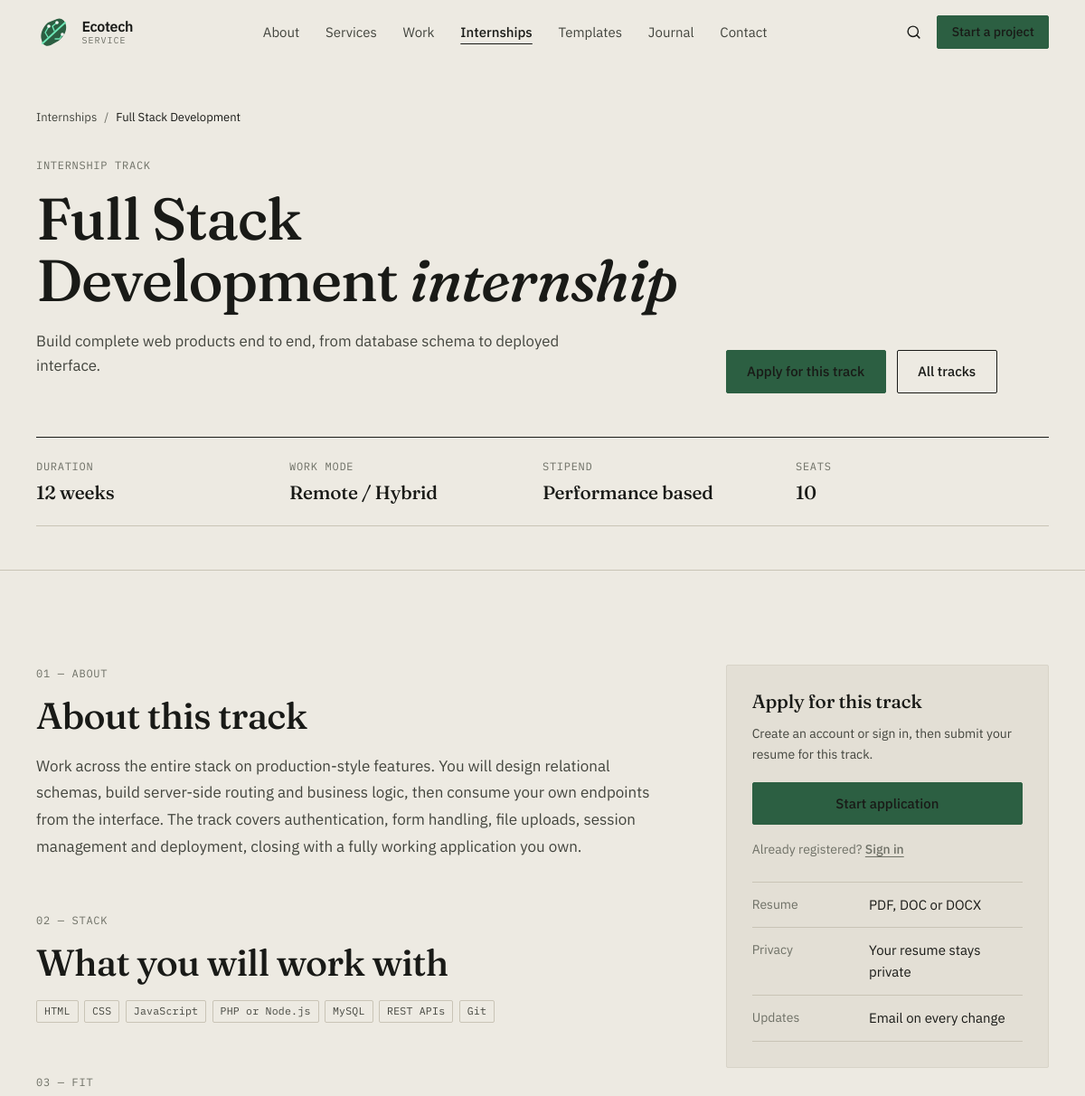
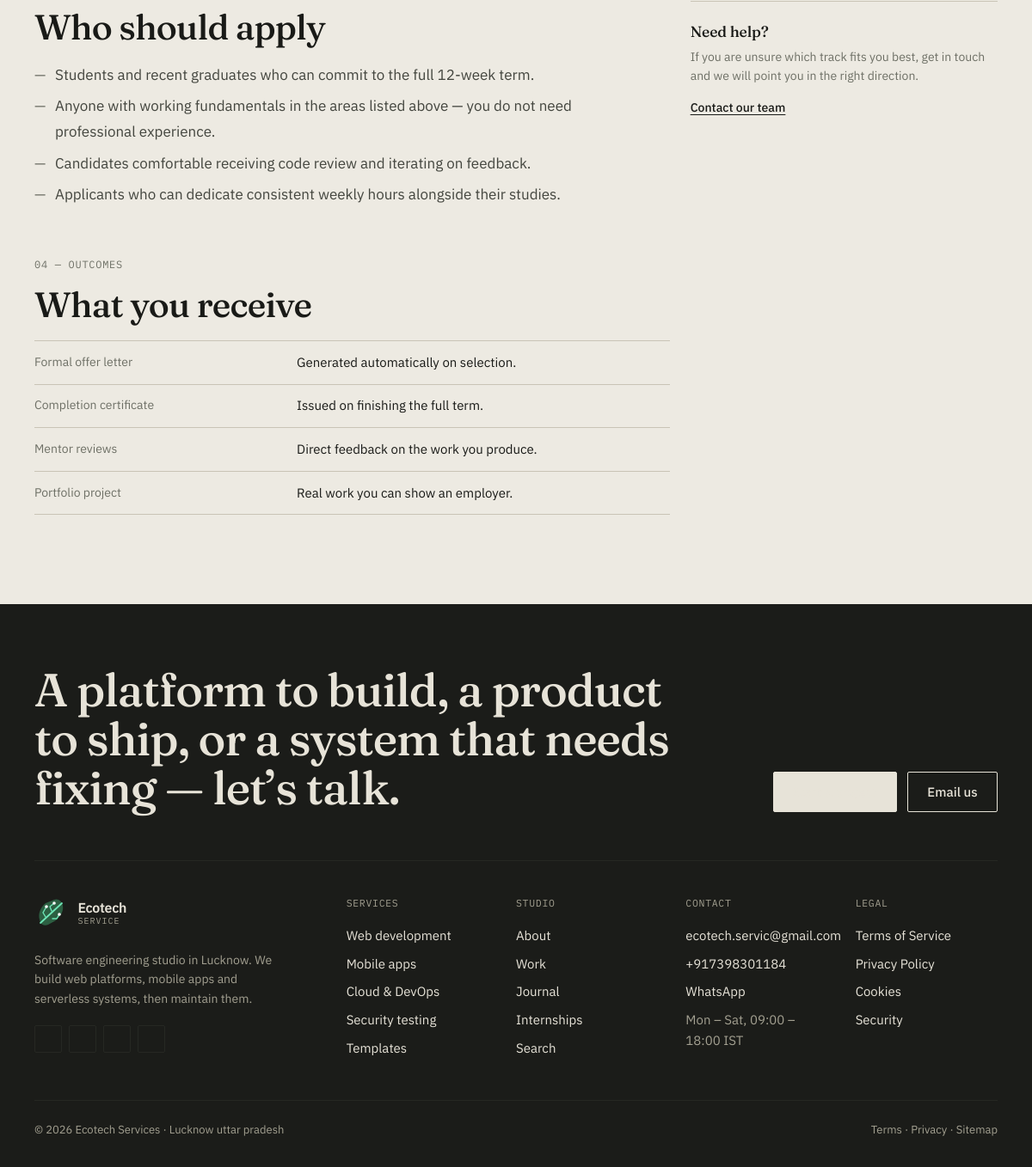
Screenshot of /public/internships/track?slug=full-stack-development with the database file from the repository (2 pictures, top to bottom).
### tables this page shows
CREATE TABLE IF NOT EXISTS `internship_tracks` (
    `id`             INT UNSIGNED NOT NULL AUTO_INCREMENT,
    `title`          VARCHAR(150) NOT NULL,
    `slug`           VARCHAR(160) NOT NULL,
    `short_desc`     VARCHAR(255) NOT NULL,
    `description`    TEXT         NOT NULL,
    `skills`         VARCHAR(500) NOT NULL DEFAULT '',
    `icon`           VARCHAR(60)  NOT NULL DEFAULT 'fa-code',
    `duration_weeks` SMALLINT UNSIGNED NOT NULL DEFAULT 8,
    `stipend_text`   VARCHAR(120) NOT NULL DEFAULT 'Performance based',
    `seats`          SMALLINT UNSIGNED NOT NULL DEFAULT 10,
    `mode`           VARCHAR(40)  NOT NULL DEFAULT 'Remote / Hybrid',
    `is_active`      TINYINT(1)   NOT NULL DEFAULT 1,
    `sort_order`     SMALLINT     NOT NULL DEFAULT 0,
    `created_at`     TIMESTAMP    NOT NULL DEFAULT CURRENT_TIMESTAMP,
    `updated_at`     TIMESTAMP    NOT NULL DEFAULT CURRENT_TIMESTAMP ON UPDATE CURRENT_TIMESTAMP,
    PRIMARY KEY (`id`),
    UNIQUE KEY `uq_tracks_slug` (`slug`),
    KEY `idx_tracks_active_sort` (`is_active`, `sort_order`)
);

### app/controllers/InternshipsController.php (called while the page is built, shortened)
<?php
require_once ROOT_PATH . '/app/controllers/BaseController.php';
class InternshipsController extends BaseController {
    public function show(): void {
        $slug  = Security::sanitize($_GET['slug'] ?? '');
        $track = $this->findTrackBySlug($slug);
        $applied = $this->appliedTrackIds();
        $this->view('internships.show', [
            'pageTitle'       => $track['title'] . ' Internship — Apply Now | ' . APP_NAME,
            'metaDescription' => truncate($track['short_desc'], 155, ''),
            'canonicalPath'   => 'internships/track?slug=' . $track['slug'],
            'track'           => $track,
            'alreadyApplied'  => in_array((int) $track['id'], $applied, true),
        ]);
    }
    private function findTrackBySlug(string $slug): array|false {
        try {
            $stmt = $this->db->prepare(
                "SELECT * FROM internship_tracks WHERE slug = ? AND is_active = 1 LIMIT 1"
            );
            $stmt->execute([$slug]);
            return $stmt->fetch();
        } catch (Throwable $e) {
            $this->logDbFailure('findTrackBySlug', $e);
            return false;
        }
    }
    private function appliedTrackIds(): array {
        if (!isIntern()) {
            return [];
        }
        $stmt = $this->db->prepare("SELECT track_id FROM applications WHERE intern_id = ?");
        $stmt->execute([internId()]);
        return array_map('intval', $stmt->fetchAll(PDO::FETCH_COLUMN));
    }
}

### app/helpers/Helpers.php (called while the page is built, shortened)
<?php
function url(string $path = ''): string {
    return rtrim(APP_URL, '/') . ($path ? '/' . ltrim($path, '/') : '');
}
function isIntern(): bool {
    return !empty($_SESSION['intern_id']);
}

### app/helpers/Security.php (called while the page is built, shortened)
<?php
class Security {
    public static function e(mixed $value): string {
        return htmlspecialchars((string)$value, ENT_QUOTES | ENT_HTML5, 'UTF-8');
    }
    public static function sanitize(string $input): string {
        return trim(strip_tags($input));
    }
}

### config/database.php (called while the page is built)
<?php
final class Database
{
    private static ?PDO $instance = null;
    public static function getInstance(): PDO
    {
        if (self::$instance === null) {
            $dsn = sprintf(
                'mysql:host=%s;dbname=%s;charset=%s',
                DB_HOST,
                DB_NAME,
                DB_CHARSET
            );
            self::$instance = new PDO($dsn, DB_USER, DB_PASS, [
                PDO::ATTR_ERRMODE            => PDO::ERRMODE_EXCEPTION,
                PDO::ATTR_DEFAULT_FETCH_MODE => PDO::FETCH_ASSOC,
                PDO::ATTR_EMULATE_PREPARES   => false,
            ]);
        }
        return self::$instance;
    }
}

### app/views/internships/show.php (the view)
<?php
$skills = array_filter(array_map('trim', explode(',', (string) $track['skills'])));
$applyUrl = url('internships/apply?slug=' . urlencode((string) $track['slug']));
?>
<section class="s-sec s-sec--tight">
  <div class="s-shell">
    <nav class="s-crumbs" aria-label="Breadcrumb" style="margin-bottom:2rem">
      <a href="<?= url('internships') ?>">Internships</a>
      <span>/</span>
      <span aria-current="page"><?= Security::e($track['title']) ?></span>
    </nav>
    <div class="s-grid">
      <div style="grid-column:span 8">
        <span class="s-eyebrow">Internship track</span>
        <h1 class="s-h1"><?= Security::e($track['title']) ?> <span class="s-it">internship</span></h1>
        <p class="s-lede" style="margin-top:1.25rem"><?= Security::e($track['short_desc']) ?></p>
      </div>
      <div style="grid-column:span 4;align-self:end">
        <div class="s-actions">
          <?php if ($alreadyApplied): ?>
            <span class="s-tag s-tag--signal">You have applied for this track</span>
            <a href="<?= url('internships/dashboard') ?>" class="s-btn--line">View status</a>
          <?php else: ?>
            <a href="<?= Security::e($applyUrl) ?>" class="s-btn">Apply for this track</a>
            <a href="<?= url('internships') ?>" class="s-btn--line">All tracks</a>
          <?php endif; ?>
        </div>
      </div>
    </div>
    <dl class="s-figs" style="margin:3rem 0 0">
      <?php foreach ([
        ['label' => 'Duration',  'value' => ((int) $track['duration_weeks']) . ' weeks'],
        ['label' => 'Work mode', 'value' => (string) $track['mode']],
        ['label' => 'Stipend',   'value' => (string) $track['stipend_text']],
        ['label' => 'Seats',     'value' => (string) ((int) $track['seats'])],
      ] as $fact): ?>
        <div class="s-fig">
          <dt class="s-eyebrow" style="margin-bottom:.5rem"><?= Security::e($fact['label']) ?></dt>
          <dd class="s-h3" style="margin:0"><?= Security::e($fact['value']) ?></dd>
        </div>
      <?php endforeach; ?>
    </dl>
  </div>
</section>
<section class="s-sec">
  <div class="s-shell">
    <div class="s-grid" style="gap:3rem 1.5rem">
      <div style="grid-column:span 8">
        <div style="margin-bottom:3.5rem">
          <span class="s-eyebrow">01 &mdash; About</span>
          <h2 class="s-h2" style="margin-bottom:1.25rem">About this track</h2>
          <div class="s-prose"><p><?= Security::e($track['description']) ?></p></div>
        </div>
        <div style="margin-bottom:3.5rem">
          <span class="s-eyebrow">02 &mdash; Stack</span>
          <h2 class="s-h2" style="margin-bottom:1.25rem">What you will work with</h2>
          <?php if ($skills): ?>
            <div class="s-tags">
              <?php foreach ($skills as $skill): ?>
                <span class="s-tag"><?= Security::e($skill) ?></span>
              <?php endforeach; ?>
            </div>
          <?php else: ?>
            <p class="s-mute">Details will be shared during onboarding.</p>
          <?php endif; ?>
        </div>
        <div style="margin-bottom:3.5rem">
          <span class="s-eyebrow">03 &mdash; Fit</span>
          <h2 class="s-h2" style="margin-bottom:1.25rem">Who should apply</h2>
          <div class="s-prose">
            <ul>
              <?php foreach ([
                'Students and recent graduates who can commit to the full ' . ((int) $track['duration_weeks']) . '-week term.',
                'Anyone with working fundamentals in the areas listed above — you do not need professional experience.',
                'Candidates comfortable receiving code review and iterating on feedback.',
                'Applicants who can dedicate consistent weekly hours alongside their studies.',
              ] as $who): ?>
                <li><?= Security::e($who) ?></li>
              <?php endforeach; ?>
            </ul>
          </div>
        </div>
        <div>
          <span class="s-eyebrow">04 &mdash; Outcomes</span>
          <h2 class="s-h2" style="margin-bottom:1.25rem">What you receive</h2>
          <dl class="s-kv">
            <?php foreach ([
              ['title' => 'Formal offer letter',    'desc' => 'Generated automatically on selection.'],
              ['title' => 'Completion certificate', 'desc' => 'Issued on finishing the full term.'],
              ['title' => 'Mentor reviews',         'desc' => 'Direct feedback on the work you produce.'],
              ['title' => 'Portfolio project',      'desc' => 'Real work you can show an employer.'],
            ] as $perk): ?>
              <div>
                <dt><?= Security::e($perk['title']) ?></dt>
                <dd><?= Security::e($perk['desc']) ?></dd>
              </div>
            <?php endforeach; ?>
          </dl>
        </div>
      </div>
      <aside style="grid-column:span 4">
        <div class="s-panel s-panel--deep lg:sticky" style="top:calc(var(--nav-h) + 1.5rem)">
          <h3 class="s-h3" style="margin-bottom:.75rem">
            <?= $alreadyApplied ? 'Application submitted' : 'Apply for this track' ?>
          </h3>
          <?php if ($alreadyApplied): ?>
            <p class="s-small" style="color:var(--ink-2);margin:0 0 1.25rem">
              Your application is on file. You can follow its progress from your dashboard.
            </p>
            <a href="<?= url('internships/dashboard') ?>" class="s-btn s-btn--block">Go to dashboard</a>
          <?php else: ?>
            <p class="s-small" style="color:var(--ink-2);margin:0 0 1.25rem">
              <?php if (isIntern()): ?>
                You are signed in. Attach your resume and tell us why this track suits you.
              <?php else: ?>
                Create an account or sign in, then submit your resume for this track.
              <?php endif; ?>
            </p>
            <a href="<?= Security::e($applyUrl) ?>" class="s-btn s-btn--block">Start application</a>
            <?php if (!isIntern()): ?>
              <p class="s-small s-mute" style="margin:1rem 0 0">
                Already registered?
                <a href="<?= url('internships/login') ?>" class="s-link">Sign in</a>
              </p>
            <?php endif; ?>
          <?php endif; ?>
          <dl class="s-kv" style="margin-top:1.5rem">
            <div><dt>Resume</dt><dd>PDF, DOC or DOCX</dd></div>
            <div><dt>Privacy</dt><dd>Your resume stays private</dd></div>
            <div><dt>Updates</dt><dd>Email on every change</dd></div>
          </dl>
        </div>
        <div style="margin-top:2rem;padding-top:1.5rem;border-top:1px solid var(--rule)">
          <h3 class="s-h3" style="font-size:1.1rem;margin-bottom:.5rem">Need help?</h3>
          <p class="s-small s-mute" style="margin:0 0 .75rem">
            If you are unsure which track fits you best, get in touch and we will point you in the right direction.
          </p>
          <a href="<?= url('contact') ?>" class="s-link s-small">Contact our team</a>
        </div>
      </aside>
    </div>
  </div>
</section>

### public/assets/css/site.css (style rules this page uses)
:root { --paper: #EDEAE2; --paper-deep: #E3DFD5; --paper-edge: #D8D4C8; --ink: #191A17; --ink-2: #43453E; --ink-3: #6E7066; --rule: #C9C4B6; --signal: #2C5F42; --signal-2: #234C35; --band: #1B1C19; --band-2: #262823; --band-fg: #E7E3D8; --band-mute: #A3A091; --danger: #8A2D1F; --f-display: 'Fraunces', Georgia, 'Times New Roman', serif; --f-body: 'IBM Plex Sans', system-ui, -apple-system, 'Segoe UI', sans-serif; --f-mono: 'IBM Plex Mono', ui-monospace, Menlo, monospace; --r: 2px; --shell: 1280px; --nav-h: 72px; }
html { -webkit-text-size-adjust: 100%; }
body.s-body { margin: 0; background: var(--paper); color: var(--ink); font-family: var(--f-body); font-size: 16px; line-height: 1.6; -webkit-font-smoothing: antialiased; text-rendering: optimizeLegibility; }
.s-body a { color: inherit; }
.s-shell { max-width: var(--shell); margin: 0 auto; padding: 0 1.25rem; }
@media (min-width: 1024px) { .s-shell { padding: 0 2.5rem; } }
.s-sec { padding: 4.5rem 0; }
@media (min-width: 1024px) { .s-sec { padding: 6.5rem 0; } }
.s-sec--tight { padding: 3rem 0; }
.s-sec + .s-sec { border-top: 1px solid var(--rule); }
.s-grid { display: grid; grid-template-columns: repeat(12, minmax(0, 1fr)); gap: 1.5rem; }
.s-h1, .s-h2, .s-h3, .s-display { font-family: var(--f-display); font-weight: 500; letter-spacing: -0.02em; line-height: 1.05; text-wrap: balance; margin: 0; color: inherit; }
.s-h1 { font-size: clamp(2.3rem, 5.4vw, 4.4rem); }
.s-h2 { font-size: clamp(1.75rem, 3.4vw, 2.8rem); }
.s-h3 { font-size: 1.3rem; line-height: 1.2; letter-spacing: -0.01em; }
.s-it { font-style: italic; }
.s-eyebrow { display: block; font-family: var(--f-mono); font-size: .75rem; letter-spacing: .06em; text-transform: uppercase; color: var(--ink-3); margin-bottom: 1rem; }
.s-lede { font-size: clamp(1.05rem, 1.3vw, 1.2rem); color: var(--ink-2); max-width: 58ch; }
.s-mute { color: var(--ink-3); }
.s-small { font-size: .875rem; }
.s-link { color: var(--signal); text-decoration: underline; text-decoration-thickness: 1px; text-underline-offset: .2em; font-weight: 500; }
.s-prose { max-width: 68ch; color: var(--ink-2); font-size: 1.0625rem; line-height: 1.75; }
.s-prose ul, .s-prose ol { padding-left: 1.25rem; }
.s-prose ul { list-style: none; padding-left: 0; }
.s-prose ul > li { position: relative; padding-left: 1.5rem; }
.s-prose ul > li::before { content: '\2014'; position: absolute; left: 0; color: var(--ink-3); }
.s-prose li + li { margin-top: .4em; }
.s-btn, .s-btn--line, .s-btn--light { display: inline-flex; align-items: center; justify-content: center; gap: .6rem; padding: .85rem 1.4rem; border-radius: var(--r); font-family: var(--f-body); font-weight: 500; font-size: .9375rem; line-height: 1.2; text-decoration: none; cursor: pointer; border: 1px solid var(--signal); background: var(--signal); color: var(--paper); }
.s-btn--line { background: transparent; color: var(--ink); border-color: var(--ink); }
.s-btn--block { width: 100%; }
.s-actions { display: flex; flex-wrap: wrap; gap: .75rem; align-items: center; }
.s-tag { display: inline-block; font-family: var(--f-mono); font-size: .72rem; letter-spacing: .02em; border: 1px solid var(--rule); border-radius: var(--r); padding: .15rem .5rem; color: var(--ink-2); }
.s-tags { display: flex; flex-wrap: wrap; gap: .4rem; }
.s-crumbs { display: flex; flex-wrap: wrap; gap: .5rem; font-size: .8125rem; color: var(--ink-3); }
.s-crumbs a { color: var(--ink-2); text-decoration: none; }
.s-crumbs span[aria-current] { color: var(--ink); }
.s-panel { border: 1px solid var(--rule); background: var(--paper); padding: 1.75rem; border-radius: var(--r); }
.s-panel--deep { background: var(--paper-deep); border-color: var(--paper-edge); }
.s-kv { margin: 0; border-top: 1px solid var(--rule); }
.s-kv > div { display: grid; grid-template-columns: minmax(0, 2fr) minmax(0, 3fr); gap: 1rem; padding: .8rem 0; border-bottom: 1px solid var(--rule); }
.s-kv dt { color: var(--ink-3); font-size: .875rem; }
.s-kv dd { margin: 0; color: var(--ink); font-size: .9375rem; }
.s-figs { display: grid; grid-template-columns: repeat(2, minmax(0, 1fr)); border-top: 1px solid var(--ink); }
@media (min-width: 900px) { .s-figs { grid-template-columns: repeat(4, minmax(0, 1fr)); } }
.s-fig { padding: 1.4rem 1.25rem 1.4rem 0; border-bottom: 1px solid var(--rule); }
*, *::before, *::after { box-sizing: border-box; }
@media (min-width: 1024px) { .lg\:sticky { position: sticky; top: var(--nav-h); } }

### rows the page displays
internship_tracks: title "Full Stack Development", short_desc "Build complete web products end to end, from database schema to deployed interface.", description "Work across the entire stack on production-style features. You will design relational schemas, build server-side routing and business logic, then consume your own endpoints from the interface. The track covers authentication, form handling, file uploads, session management and deployment, closing with a fully working application you own.", skills "HTML", skills "CSS", skills "JavaScript", skills "PHP or Node.js", skills "MySQL", skills "REST APIs", skills "Git", duration_weeks "Students and recent graduates who can commit to the full 12-week term.", duration_weeks "Anyone with working fundamentals in the areas listed above — you do not need professional experience.", duration_weeks "Candidates comfortable receiving code review and iterating on feedback.", duration_weeks "Applicants who can dedicate consistent weekly hours alongside their studies."

### other values shown
Security::e($label) "About"
Security::e($label) "Services"
Security::e($label) "Work"
Security::e($label) "Internships"
Security::e($label) "Templates"
Security::e($label) "Journal"
Security::e($label) "Contact"
Security::e($fact['label']) "DURATION"
Security::e($fact['value']) "12 weeks"
Security::e($fact['label']) "WORK MODE"
Security::e($fact['value']) "Remote / Hybrid"
Security::e($fact['label']) "STIPEND"
Security::e($fact['value']) "Performance based"
Security::e($fact['label']) "SEATS"
Security::e($fact['value']) "10"
